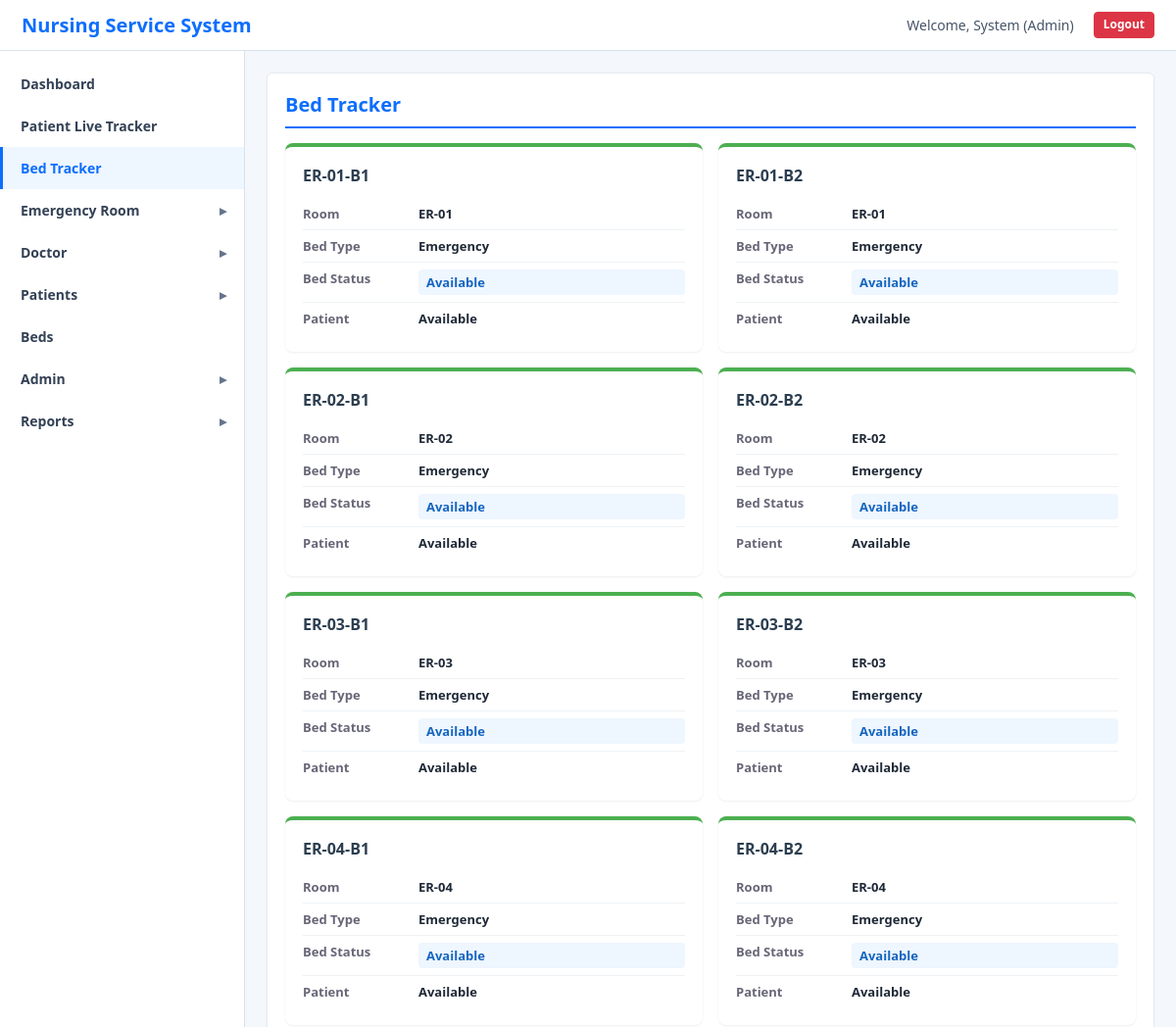
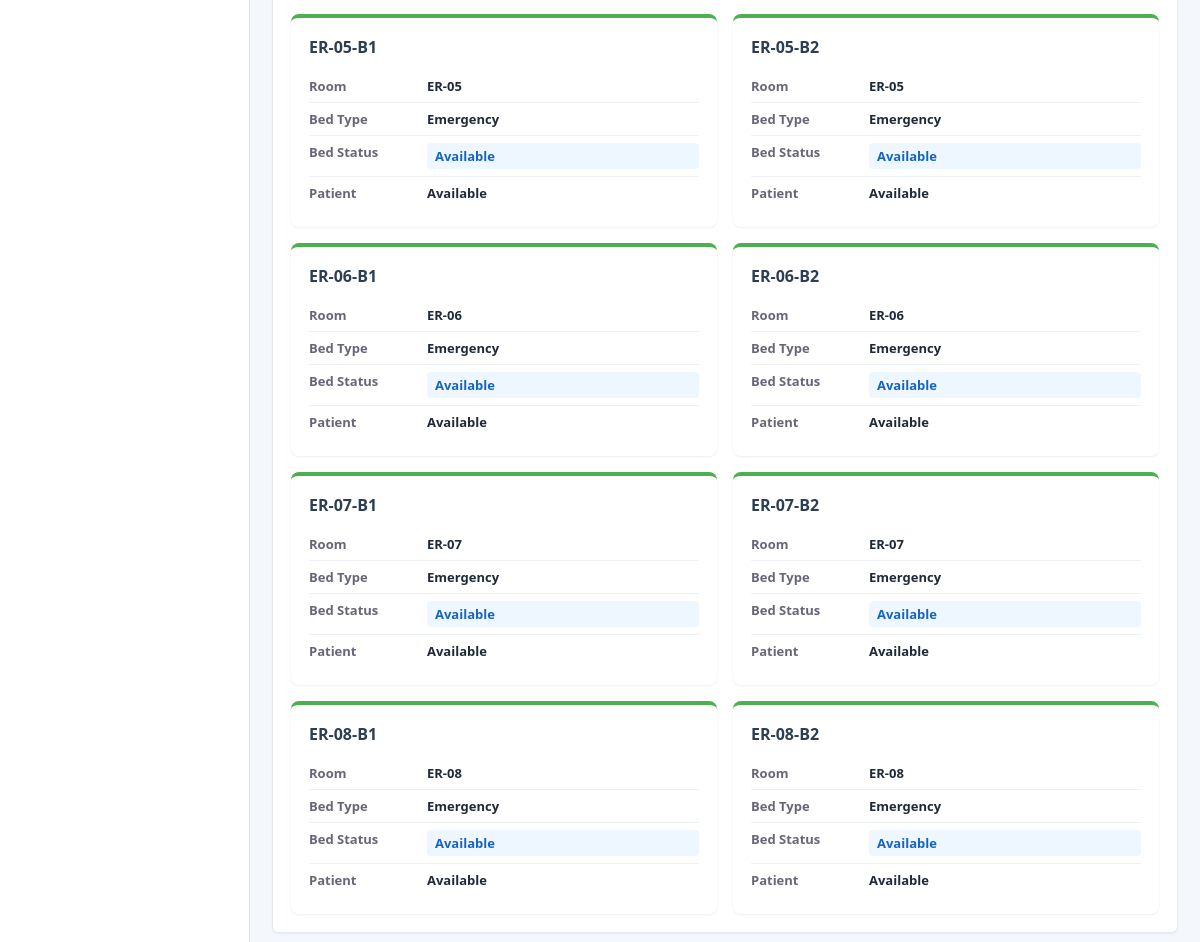
Page /pages/bed_tracker.php (signed in) on the committed database (2 pictures, top to bottom).
### tables this page shows
CREATE TABLE `beds` (
  `bed_id` int(11) NOT NULL AUTO_INCREMENT,
  `bed_number` varchar(20) NOT NULL,
  `room_number` varchar(20) NOT NULL,
  `bed_type` enum('ICU','General','Emergency','Recovery') NOT NULL,
  `status` enum('available','occupied','maintenance') DEFAULT 'available',
  `patient_id` int(11) DEFAULT NULL,
  `assigned_nurse` int(11) DEFAULT NULL,
  `created_at` timestamp NOT NULL DEFAULT current_timestamp(),
  `updated_at` timestamp NOT NULL DEFAULT current_timestamp() ON UPDATE current_timestamp(),
  PRIMARY KEY (`bed_id`),
  UNIQUE KEY `bed_number` (`bed_number`),
  KEY `assigned_nurse` (`assigned_nurse`),
  KEY `idx_bed_status` (`status`),
  CONSTRAINT `beds_ibfk_1` FOREIGN KEY (`assigned_nurse`) REFERENCES `users` (`user_id`) ON DELETE SET NULL
);

### includes/auth.php (called while the page is built, shortened)
<?php
function isLoggedIn() {
    return isset($_SESSION['user_id']) && isset($_SESSION['role']);
}
function hasRole($requiredRoles) {
    if (is_string($requiredRoles)) {
        $requiredRoles = array($requiredRoles);
    }
    return in_array($_SESSION['role'], $requiredRoles);
}
function roleOptions() {
    return [
        'chief_nurse' => 'Chief Nurse',
        'nurse_supervisor' => 'Nurse Supervisor',
        'head_nurse' => 'Head Nurse',
        'staff_nurse' => 'Staff Nurse',
        'nursing_attendant' => 'Nursing Attendant',
        'nurse' => 'Nurse',
        'doctor' => 'Doctor',
        'admission_staff' => 'Admission Staff',
        'admin' => 'Admin'
    ];
}
function roleLabel($role) {
    $roles = roleOptions();
    return $roles[$role] ?? ucwords(str_replace('_', ' ', $role));
}
?>

### includes/patient_helpers.php (called while the page is built, shortened)
<?php
function activePatientStatuses() {
    return [
        DEFAULT_PATIENT_STATUS,
        'waiting_for_consultation',
        'consultation',
        'treatment',
        'waiting_results',
        'ready_for_disposition'
    ];
}
function bedOccupyingPatientStatuses() {
    return array_values(array_unique(array_merge(activePatientStatuses(), [
        'admit_inpatient'
    ])));
}

### pages/bed_tracker.php (the view, shortened to what this page needs)
<?php
require_once '../config/db.php';
require_once '../includes/auth.php';
require_once '../includes/patient_helpers.php';
$bedOccupyingStatuses = "'" . implode("','", bedOccupyingPatientStatuses()) . "'";
$beds_query = "SELECT
    b.bed_id,
    b.bed_number,
    b.room_number,
    b.bed_type,
    b.status,
    p.patient_id,
    p.patient_code,
    p.queue_number,
    p.age,
    p.gender,
    p.phone,
    p.status as patient_status,
    p.final_diagnosis,
    p.specific_diagnosis,
    COALESCE(CONCAT(p.last_name, ', ', p.first_name, IFNULL(CONCAT(' ', p.middle_name), '')), 'Available') as patient_name,
    t.triage_level,
    t.chief_complaint,
    t.assessment
FROM beds b
LEFT JOIN patients p ON b.bed_id = p.current_bed AND p.status IN ($bedOccupyingStatuses)
LEFT JOIN triage t ON p.patient_id = t.patient_id
ORDER BY b.room_number, b.bed_number";
$beds = $conn->query($beds_query)->fetch_all(MYSQLI_ASSOC);
?>
<!DOCTYPE html>
<html lang="en">
<head>
    <link rel="stylesheet" href="../public/css/style.css">
    <link rel="stylesheet" href="../public/css/dashboard.css">
</head>
<body>
    <nav class="navbar">
        <div class="navbar-brand">
            <h1>Nursing Service System</h1>
        </div>
        <div class="navbar-menu">
            <span class="user-info">Welcome, <?php echo htmlspecialchars($_SESSION['first_name']); ?> (<?php echo htmlspecialchars(roleLabel($_SESSION['role'])); ?>)</span>
            <a href="../api/logout.php" class="btn btn-sm btn-danger">Logout</a>
        </div>
    </nav>
    <div class="dashboard-container">
        <?php include '../includes/sidebar.php'; ?>
        <main class="main-content">
            <section class="beds-section">
                <h2>Bed Tracker</h2>
                <div class="bed-tracker-grid">
                    <?php if (empty($beds)): ?>
                        <p>No beds found</p>
                    <?php else: ?>
                        <?php foreach ($beds as $bed): ?>
                            <div class="bed-tracker-card <?php echo htmlspecialchars($bed['status']); ?>">
                                <h3><?php echo htmlspecialchars($bed['bed_number']); ?></h3>
                                <div class="bed-detail-row"><span>Room</span><strong><?php echo htmlspecialchars($bed['room_number']); ?></strong></div>
                                <div class="bed-detail-row"><span>Bed Type</span><strong><?php echo htmlspecialchars($bed['bed_type']); ?></strong></div>
                                <div class="bed-detail-row"><span>Bed Status</span><strong class="bed-status-pill"><?php echo ucfirst(htmlspecialchars($bed['status'])); ?></strong></div>
                                <?php if (!empty($bed['patient_id'])): ?>
                                    <div class="bed-detail-row"><span>Patient</span><strong><?php echo htmlspecialchars($bed['patient_name']); ?></strong></div>
                                    <div class="bed-detail-row"><span>Patient ID</span><strong><?php echo htmlspecialchars($bed['patient_code'] ?? 'N/A'); ?></strong></div>
                                    <div class="bed-detail-row"><span>Queue No.</span><strong><?php echo htmlspecialchars(formatQueueNumber($bed['queue_number'] ?? null)); ?></strong></div>
                                    <div class="bed-detail-row"><span>Details</span><strong><?php echo htmlspecialchars(($bed['age'] ?? 'N/A') . ' yrs / ' . ($bed['gender'] ?? 'N/A')); ?></strong></div>
                                    <div class="bed-detail-row"><span>Phone</span><strong><?php echo htmlspecialchars($bed['phone'] ?? 'N/A'); ?></strong></div>
                                    <div class="bed-detail-row"><span>Status</span><strong><?php echo htmlspecialchars(statusLabel($bed['patient_status'] ?? '')); ?></strong></div>
                                    <div class="bed-detail-row"><span>Triage</span><strong><?php echo htmlspecialchars(triageLevelLabel($bed['triage_level'] ?? '')); ?></strong></div>
                                    <div class="bed-detail-row"><span>Complaint</span><strong><?php echo htmlspecialchars($bed['chief_complaint'] ?? 'N/A'); ?></strong></div>
                                    <div class="bed-detail-row"><span>Diagnosis</span><strong><?php echo htmlspecialchars($bed['final_diagnosis'] ?? 'Pending'); ?></strong></div>
                                    <div class="bed-detail-row"><span>Specific Dx</span><strong><?php echo htmlspecialchars($bed['specific_diagnosis'] ?? 'N/A'); ?></strong></div>
                                    <div style="margin-top: 12px;">
                                        <a href="patient_detail.php?id=<?php echo (int) $bed['patient_id']; ?>" class="btn btn-sm btn-info">View Patient</a>
                                    </div>
                                <?php else: ?>
                                    <div class="bed-detail-row"><span>Patient</span><strong>Available</strong></div>
                                <?php endif; ?>
                            </div>
                        <?php endforeach; ?>
                    <?php endif; ?>
                </div>
            </section>
        </main>
    </div>
</body>
</html>

### includes/sidebar.php (shortened to what this page needs)
<?php
$currentPage = basename($_SERVER['PHP_SELF']);
$liveTrackerPages = ['patient_live_tracker.php'];
$bedTrackerPages = ['bed_tracker.php'];
$doctorPages = ['consultation_queue.php'];
$emergencyRoomPages = ['patients.php', 'triage.php', 'admitted_patients.php', 'admitted_list.php', 'discharge_patients.php', 'patient_detail.php'];
$patientLogPages = ['patient_log.php'];
$patientHistoryPages = ['patient_history.php'];
$reportPages = ['reports.php', 'monthly_report.php', 'top_cases.php'];
$adminPages = ['admin_users.php'];
function sidebarActive($pages, $currentPage) {
    $pages = is_array($pages) ? $pages : [$pages];
    return in_array($currentPage, $pages, true) ? ' class="active"' : '';
}
$isAdmin = hasRole('admin');
$isNurse = hasRole(nurseRoles());
$isDoctor = hasRole(doctorRoles());
$isAdmission = hasRole(admissionRoles());
$canViewBedTracker = $isAdmin || $isAdmission || hasRole('staff_nurse');
?>
<aside class="sidebar">
    <ul class="menu">
        <?php if ($isAdmin || $isNurse || $isAdmission): ?>
            <li><a href="dashboard.php"<?php echo sidebarActive('dashboard.php', $currentPage); ?>>Dashboard</a></li>
            <li><a href="patient_live_tracker.php"<?php echo sidebarActive($liveTrackerPages, $currentPage); ?>>Patient Live Tracker</a></li>
        <?php endif; ?>
        <?php if ($canViewBedTracker): ?>
            <li><a href="bed_tracker.php"<?php echo sidebarActive($bedTrackerPages, $currentPage); ?>>Bed Tracker</a></li>
        <?php endif; ?>
        <?php if ($isAdmin || $isNurse || $isDoctor || $isAdmission): ?>
            <li class="has-submenu <?php echo in_array($currentPage, $emergencyRoomPages, true) ? 'open' : ''; ?>">
                <a href="#">Emergency Room</a>
            </li>
        <?php endif; ?>
        <?php if ($isAdmin || $isDoctor): ?>
            <li class="has-submenu <?php echo in_array($currentPage, $doctorPages, true) ? 'open' : ''; ?>">
                <a href="#">Doctor</a>
            </li>
        <?php endif; ?>
        <?php if ($isAdmin || $isNurse || $isDoctor || $isAdmission): ?>
            <li class="has-submenu <?php echo in_array($currentPage, array_merge($patientLogPages, $patientHistoryPages), true) ? 'open' : ''; ?>">
                <a href="#">Patients</a>
            </li>
        <?php endif; ?>
        <?php if ($isAdmin || $isAdmission): ?>
            <li><a href="beds.php"<?php echo sidebarActive('beds.php', $currentPage); ?>>Beds</a></li>
        <?php endif; ?>
        <?php if ($isAdmin): ?>
            <li class="has-submenu <?php echo in_array($currentPage, $adminPages, true) ? 'open' : ''; ?>">
                <a href="#">Admin</a>
            </li>
            <li class="has-submenu <?php echo in_array($currentPage, $reportPages, true) ? 'open' : ''; ?>">
                <a href="#">Reports</a>
            </li>
        <?php endif; ?>
    </ul>
</aside>

### public/css/style.css (style rules this page uses)
* { margin: 0; padding: 0; box-sizing: border-box; }
:root { --primary-color: #2196F3; --secondary-color: #4CAF50; --danger-color: #f44336; --warning-color: #ff9800; --dark-color: #333; --light-color: #f5f5f5; --border-color: #ddd; --shadow: 0 2px 4px rgba(0,0,0,0.1); }
html, body { font-family: 'Segoe UI', Tahoma, Geneva, Verdana, sans-serif; background-color: var(--light-color); color: var(--dark-color); }
h1, h2, h3, h4, h5, h6 { margin-bottom: 15px; color: var(--dark-color); }
h1 { font-size: 2rem; }
h2 { font-size: 1.5rem; }
h3 { font-size: 1.25rem; }
.btn { padding: 10px 20px; border: none; border-radius: 4px; cursor: pointer; font-size: 14px; transition: all 0.3s ease; text-decoration: none; display: inline-block; text-align: center; }
.btn-danger { background-color: var(--danger-color); color: white; }
.btn-sm { padding: 6px 12px; font-size: 12px; }
:root { --primary-color: #0d6efd; --secondary-color: #198754; --danger-color: #dc3545; --warning-color: #ffc107; --dark-color: #1f2937; --light-color: #f4f7fb; --border-color: #d9e2ec; --shadow: 0 1px 2px rgba(31, 41, 55, 0.08); }
html, body { background: #f4f7fb; color: #1f2937; font-size: 14px; }
h1, h2, h3 { color: #1d2b3a; font-weight: 700; }
h2 { font-size: 20px; }
h3 { font-size: 16px; }
.btn { border-radius: 4px; padding: 8px 14px; font-weight: 600; line-height: 1.2; box-shadow: none; transition: background-color 0.18s ease, border-color 0.18s ease, color 0.18s ease; }
.btn-danger { background: #dc3545; border: 1px solid #dc3545; }
.btn-sm { padding: 5px 9px; font-size: 12px; }

### public/css/dashboard.css (style rules this page uses)
.navbar { background-color: #2c3e50; color: white; padding: 15px 20px; display: flex; justify-content: space-between; align-items: center; box-shadow: var(--shadow); }
.navbar-brand h1 { margin: 0; font-size: 24px; color: white; }
.navbar-menu { display: flex; align-items: center; gap: 20px; }
.user-info { font-size: 14px; color: #ecf0f1; }
.dashboard-container { display: grid; grid-template-columns: 250px 1fr; min-height: calc(100vh - 70px); }
.sidebar { background-color: #34495e; padding: 20px 0; box-shadow: 2px 0 4px rgba(0,0,0,0.1); overflow: visible; }
.menu { list-style: none; padding: 0; margin: 0; }
.menu li { position: relative; }
.menu li a { display: block; padding: 15px 20px; color: #ecf0f1; text-decoration: none; transition: all 0.3s ease; border-left: 4px solid transparent; }
.menu li a:hover, .menu li a.active { background-color: #2c3e50; color: #2196F3; border-left-color: #2196F3; }
.has-submenu > a::after { content: "▸"; float: right; color: #bdc3c7; transition: transform 0.2s ease; }
.main-content { padding: 30px; background-color: #f5f5f5; overflow-y: auto; }
.patients-section, .beds-section { background: white; padding: 20px; border-radius: 8px; box-shadow: var(--shadow); margin-bottom: 30px; }
.patients-section h2, .beds-section h2 { margin-bottom: 20px; color: #2c3e50; }
.navbar { background: #fff; color: #1f2937; border-bottom: 1px solid #d9e2ec; box-shadow: 0 1px 2px rgba(31, 41, 55, 0.06); padding: 12px 22px; }
.navbar-brand h1 { color: #0d6efd; font-size: 20px; letter-spacing: 0; }
.user-info { color: #475569; }
.dashboard-container { min-height: calc(100vh - 57px); }
.sidebar { background: #fff; border-right: 1px solid #d9e2ec; box-shadow: none; padding: 12px 0; }
.menu li a { color: #334155; border-left: 3px solid transparent; padding: 12px 18px; font-weight: 600; }
.menu li a:hover, .menu li a.active { background: #eef6ff; color: #0d6efd; border-left-color: #0d6efd; }
.has-submenu > a::after { color: #64748b; }
.main-content { background: #f4f7fb; padding: 22px; }
.patients-section, .beds-section, .kpi-section, .chart-section, .census-section, .detail-card, .form-section { background: #fff; border: 1px solid #e5ebf1; border-radius: 6px; box-shadow: 0 1px 2px rgba(31, 41, 55, 0.06); }
.patients-section, .beds-section, .kpi-section, .chart-section, .census-section, .form-section { padding: 18px; margin-bottom: 18px; }
.patients-section h2, .beds-section h2, .kpi-section h2, .chart-section h2, .census-section h2, .detail-card h3, .form-section h2 { color: #0d6efd; border-bottom: 2px solid #0d6efd; padding-bottom: 9px; margin-bottom: 15px; }

### rows in the picture
beds: bed_number "ER-01-B1", room_number "ER-01", bed_type "Emergency", status "Available"
beds: bed_number "ER-01-B2", room_number "ER-01", bed_type "Emergency", status "Available"
beds: bed_number "ER-02-B1", room_number "ER-02", bed_type "Emergency", status "Available"
beds: bed_number "ER-02-B2", room_number "ER-02", bed_type "Emergency", status "Available"
beds: bed_number "ER-03-B1", room_number "ER-03", bed_type "Emergency", status "Available"
beds: bed_number "ER-03-B2", room_number "ER-03", bed_type "Emergency", status "Available"
beds: bed_number "ER-04-B1", room_number "ER-04", bed_type "Emergency", status "Available"
beds: bed_number "ER-04-B2", room_number "ER-04", bed_type "Emergency", status "Available"
beds: bed_number "ER-05-B1", room_number "ER-05", bed_type "Emergency", status "Available"
beds: bed_number "ER-05-B2", room_number "ER-05", bed_type "Emergency", status "Available"
beds: bed_number "ER-06-B1", room_number "ER-06", bed_type "Emergency", status "Available"
beds: bed_number "ER-06-B2", room_number "ER-06", bed_type "Emergency", status "Available"
beds: bed_number "ER-07-B1", room_number "ER-07", bed_type "Emergency", status "Available"
beds: bed_number "ER-07-B2", room_number "ER-07", bed_type "Emergency", status "Available"
beds: bed_number "ER-08-B1", room_number "ER-08", bed_type "Emergency", status "Available"
beds: bed_number "ER-08-B2", room_number "ER-08", bed_type "Emergency", status "Available"

### other values in the picture
$_SESSION['first_name'] "System"
roleLabel($_SESSION['role']) "Admin"
